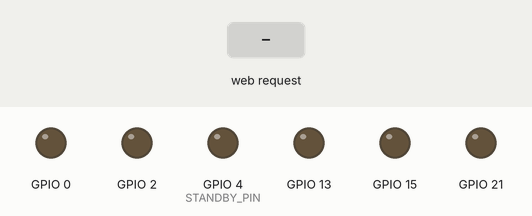
A sketch run on a simulated ESP32. Parts: output pins drawn as LEDs (lit = HIGH). Inputs (shaded band) come from the test bench.

Above: at 1.3 s.
1.4 s: HTTP request GET /forward received
At 2.6 s:
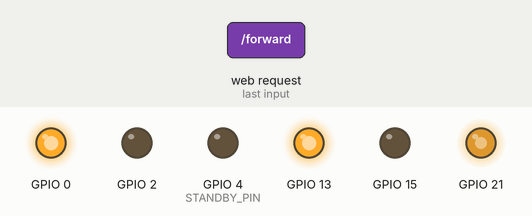
2.9 s: HTTP request GET /backward received
At 3.7 s:
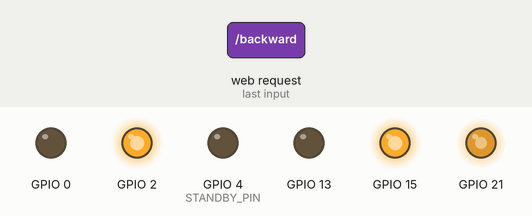
4.4 s: HTTP request GET /turn_left received
At 5.2 s:
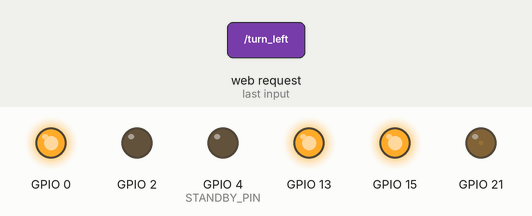
5.9 s: HTTP request GET /turn_right received
At 7.1 s:
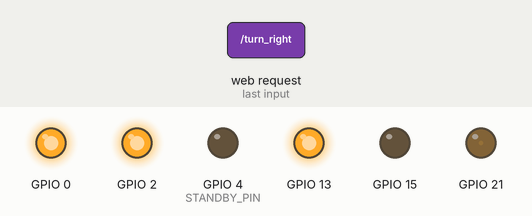
7.4 s: HTTP request GET /brake received
At 8.6 s:
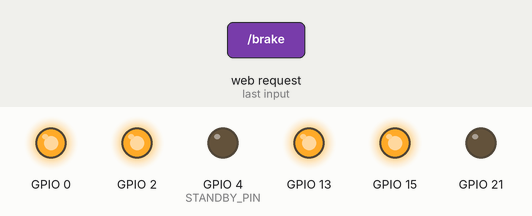
8.9 s: HTTP request GET /turn_right received
At 9.5 s:
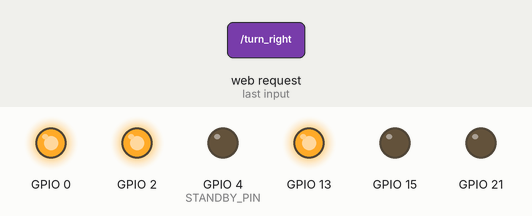
Timing chart, 0 to 11.4 s (numbered marks = the images above; inputs shaded):
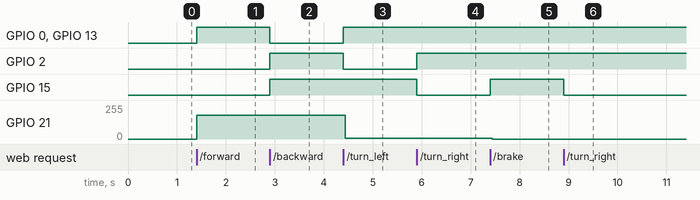

Measured:
- after the input at 1.4 s, GPIO 0, GPIO 13: LOW → HIGH at once; GPIO 21: 0/255 → 178/255 at once
- after the input at 2.9 s, GPIO 0, GPIO 13: HIGH → LOW at once; GPIO 2, GPIO 15: LOW → HIGH at once
- after the input at 4.4 s, GPIO 0, GPIO 13: LOW → HIGH at once; GPIO 2: HIGH → LOW at once; GPIO 21: 178/255 → 4/255 at once
- after the input at 5.9 s, GPIO 2: LOW → HIGH at once; GPIO 15: HIGH → LOW at once
- after the input at 7.4 s, GPIO 15: LOW → HIGH at once; GPIO 21: 4/255 → 0/255 at once
- after the input at 8.9 s, GPIO 15: HIGH → LOW at once

The sketch:

esp32_module.ino
```cpp
#include <Wire.h>
#include "web_server.h"
#include "movement_instruction_enum.h"

#define I2C_SCL 32
#define I2C_SDA 33

extern volatile MovementInstruction command_to_send;

void setup() {
  init_web_server();

  Wire.setPins(I2C_SDA, I2C_SCL);
  Wire.onRequest(I2C_onRequest);
  Wire.begin(0x10);
}

void loop() {
  request_handle_web_server();
  handleInstruction(command_to_send);
}

void I2C_onRequest() {
  Wire.write(command_to_send);
}
```

Motor.h
```cpp
#pragma once

class Motor {
private:
  int _pin_ctrl_1;
  int _pin_ctrl_2;
  int _pin_pwm;

  bool isValidSpeed(int speed) {
    return speed >= -255 && speed <= 255;
  }

public:
  Motor(int ctrl1_pin, int ctrl2_pin, int pwm_pin)
    : _pin_ctrl_1(ctrl1_pin), _pin_ctrl_2(ctrl2_pin), _pin_pwm(pwm_pin) {
    pinMode(ctrl1_pin, OUTPUT);
    pinMode(ctrl2_pin, OUTPUT);
    pinMode(pwm_pin, OUTPUT);

    digitalWrite(ctrl1_pin, LOW);
    digitalWrite(ctrl2_pin, LOW);
    analogWrite(pwm_pin, 0);
  }

  void clockwise() {
    digitalWrite(_pin_ctrl_1, LOW);
    digitalWrite(_pin_ctrl_2, HIGH);
  }

  void counter_clockwise() {
    digitalWrite(_pin_ctrl_1, HIGH);
    digitalWrite(_pin_ctrl_2, LOW);
  }

  void brake() {
    digitalWrite(_pin_ctrl_1, HIGH);
    digitalWrite(_pin_ctrl_2, HIGH);
    analogWrite(_pin_pwm, 0);
  }

  // Positive Speed: clockwise rotation
  // Negative Speed: counter clockwise rotation
  void set_speed(int speed) {
    if (!isValidSpeed(speed)) {
      this->brake();
      return;
    }

    if (speed < 0)
      this->counter_clockwise();
    else
      this->clockwise();

    analogWrite(_pin_pwm, abs(speed));
  }
};
```

MovementSystem.h
```cpp
#pragma once
#include "Motor.h"

class MovementSystem {
private:
  const int _pin_standby;
  Motor motor_l, motor_r;

public:
  MovementSystem(Motor r, Motor l, int standby_pin)
    : motor_l(l), motor_r(r), _pin_standby(standby_pin) {
    pinMode(standby_pin, OUTPUT);
    wakeup();
  }

  void wakeup() {
    digitalWrite(_pin_standby, HIGH);
  }

  void standby() {
    digitalWrite(_pin_standby, LOW);
  }

  void forward(int speed) {
    motor_r.set_speed(abs(speed));
    motor_l.set_speed(-1 * abs(speed));
  }

  void backward(int speed) {
    motor_r.set_speed(-1 * abs(speed));
    motor_l.set_speed(abs(speed));
  }

  void drive(int speed_on_x) {
    motor_r.set_speed(speed_on_x);
    motor_l.set_speed(-1 * speed_on_x);
  }

  void rotate(int speed_on_yaw) {
    // motor_l.set_speed(speed_on_yaw);
    // motor_r.set_speed(speed_on_yaw);

    // TURN LEFT
    if (speed_on_yaw >= 0) {
      motor_r.set_speed(speed_on_yaw);
      motor_l.brake();
    }
    // TURN RIGHT
    else {
      motor_l.set_speed(speed_on_yaw);
      motor_r.brake();
    }
  }

  void brake() {
    motor_l.brake();
    motor_r.brake();
  }
};
```

movement_instruction_enum.h
```cpp
#pragma once
enum MovementInstruction : uint8_t {
  FORWARD = 0x00,
  BACKWARD = 0x01,
  TURN_RIGHT = 0x02,
  TURN_LEFT = 0x03,
  BRAKE = 0x04,
  NONE = 0x05
};
```

movement_module.ino
```cpp
#pragma once
#include "MovementSystem.h"
#include "movement_instruction_enum.h"

#define ML_CTRL_1 13
#define ML_CTRL_2 15
#define ML_PWM 21

#define MR_CTRL_1 2
#define MR_CTRL_2 0
#define MR_PWM 21

#define STANDBY_PIN 4

#define DEFAULT_MOTOR_SPEED 0.7 * 255

MovementSystem movement_system(Motor(MR_CTRL_1, MR_CTRL_2, MR_PWM), Motor(ML_CTRL_1, ML_CTRL_2, ML_PWM), STANDBY_PIN);

void handleInstruction(MovementInstruction instr) {
  switch (instr) {
    case MovementInstruction::FORWARD:
      movement_system.drive(DEFAULT_MOTOR_SPEED);
      break;

    case MovementInstruction::BACKWARD:
      movement_system.drive(-1 * DEFAULT_MOTOR_SPEED);
      break;

    case MovementInstruction::TURN_LEFT:
      movement_system.rotate(DEFAULT_MOTOR_SPEED);
      break;

    case MovementInstruction::TURN_RIGHT:
      movement_system.rotate(-1 * DEFAULT_MOTOR_SPEED);
      break;

    case MovementInstruction::BRAKE:
      movement_system.brake();
      break;

    default:
      break;
  }
}
```

web_page.h
```cpp
#pragma once

const char web_page_content[] = "<!DOCTYPE html><html lang=\"en\"><head><meta charset=\"UTF-8\"><meta name=\"viewport\" content=\"width=device-width,initial-scale=1,maximum-scale=1,user-scalable=no\"><title>Robot Controller</title><style>body{background:#0f172a;color:#fff;font-family:system-ui,sans-serif;margin:0;height:100vh;display:flex;justify-content:center;align-items:center;user-select:none;-webkit-user-select:none;-webkit-tap-highlight-color:transparent}.p{background:#1e293b;padding:2rem;border-radius:1.5rem;box-shadow:0 10px 25px #0008;text-align:center;width:100%;max-width:260px;border:1px solid #334155}h1{margin:0 0 1.5rem;font-size:1.5rem;color:#e2e8f0;letter-spacing:1px}.g{display:grid;grid-template-columns:repeat(3,1fr);gap:12px;margin-bottom:1.5rem}.b{background:#3b82f6;border:none;border-radius:1rem;color:#fff;padding:15px 0;cursor:pointer;display:flex;flex-direction:column;align-items:center;transition:.1s;box-shadow:0 4px 6px -1px #0004}.b:active{transform:scale(.95);background:#2563eb}.r{background:#ef4444;border:2px solid #b91c1c}.r:active{background:#dc2626}svg{width:28px;height:28px;fill:none;stroke:currentColor;stroke-width:2;stroke-linecap:round;stroke-linejoin:round;margin-bottom:4px}span{font-size:10px;font-weight:700;text-transform:uppercase;letter-spacing:.05em}.s{background:#0f172a;padding:12px;border-radius:.75rem;font-family:monospace;font-size:12px;color:#64748b;border:1px solid #334155}.ok{color:#4ade80}.err{color:#ef4444}.snd{color:#22d3ee}</style></head><body><div class=\"p\"><h1>Control Panel</h1><div class=\"g\"><div></div><button id=\"forward\" class=\"b\"><svg viewBox=\"0 0 24 24\"><path d=\"M5 15l7-7 7 7\"/></svg><span>Forward</span></button><div></div><button id=\"turn_left\" class=\"b\"><svg viewBox=\"0 0 24 24\"><path d=\"M10 19l-7-7m0 0l7-7m-7 7h18\"/></svg><span>Left</span></button> <button id=\"brake\" class=\"b r\"><svg viewBox=\"0 0 24 24\"><path d=\"M21 12a9 9 0 11-18 0 9 9 0 0118 0z\"/><path d=\"M9 10a1 1 0 011-1h4a1 1 0 011 1v4a1 1 0 01-1 1h-4a1 1 0 01-1-1v-4z\"/></svg><span>Brake</span></button> <button id=\"turn_right\" class=\"b\"><svg viewBox=\"0 0 24 24\"><path d=\"M14 5l7 7m0 0l-7 7m7-7H3\"/></svg><span>Right</span></button><div></div><button id=\"backward\" class=\"b\"><svg viewBox=\"0 0 24 24\"><path d=\"M19 9l-7 7-7-7\"/></svg><span>Backward</span></button><div></div></div><div id=\"l\" class=\"s\">System online.</div></div><script>let l=document.getElementById(\"l\");document.querySelectorAll(\".b\").forEach(e=>{e.onpointerdown=n=>{n.preventDefault();let t=e.id;l.className=\"s snd\",l.innerText=`[GET] /${t}`,fetch(`/${t}`,{mode:\"no-cors\"}).then(()=>{l.className=\"s ok\",l.innerText=`[OK] /${t}`,setTimeout(()=>l.innerText.includes(t)&&(l.className=\"s\",l.innerText=\"Online.\"),1500)}).catch(()=>{l.className=\"s err\",l.innerText=\"[ERR] Network\"})},e.oncontextmenu=e=>e.preventDefault()})</script></body></html>";
```

web_server.h
```cpp
#pragma once

#include <WiFi.h>
#include <WebServer.h>
#include "movement_instruction_enum.h"
#include "web_page.h"

volatile MovementInstruction command_to_send = MovementInstruction::NONE;

const char* ssid = "ESP32";
const char* password = "12345678";

IPAddress local_ip(192, 168, 1, 1);
IPAddress gateway(192, 168, 1, 1);
IPAddress subnet(255, 255, 255, 0);

WebServer server(80);


void request_handle_web_server() {
  server.handleClient();
}

void handle_root() {
  server.send(200, "text/html", web_page_content);
}

void handle_forward() {
  command_to_send = MovementInstruction::FORWARD;
  server.send(200);
}

void handle_backward() {
  command_to_send = MovementInstruction::BACKWARD;
  server.send(200);
}

void handle_turn_left() {
  command_to_send = MovementInstruction::TURN_LEFT;
  server.send(200);
}

void handle_turn_right() {
  command_to_send = MovementInstruction::TURN_RIGHT;
  server.send(200);
}

void handle_brake() {
  command_to_send = MovementInstruction::BRAKE;
  server.send(200);
}

void handle_NotFound() {
  server.send(404, "text/plain", "Not found");
}

void init_web_server() {

  WiFi.softAP(ssid, password);
  WiFi.softAPConfig(local_ip, gateway, subnet);
  delay(100);

  server.on("/", handle_root);
  server.on("/forward", handle_forward);
  server.on("/backward", handle_backward);
  server.on("/turn_left", handle_turn_left);
  server.on("/turn_right", handle_turn_right);
  server.on("/brake", handle_brake);
  server.onNotFound(handle_NotFound);

  server.begin();
}
```
